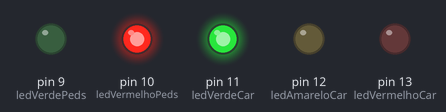
Bench run of a sketch on a simulated Arduino Uno, built with avr-gcc and run on an emulated ATmega328P. On the bench: output pins drawn as LEDs (lit = HIGH).

Above: at 4.5 s.
At 19.5 s:
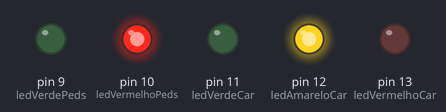
At 34.5 s:
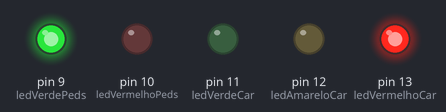
At 52.5 s:
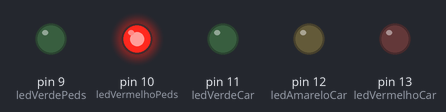
Timing chart, 0 to 54.6 s (numbered marks = the images above):
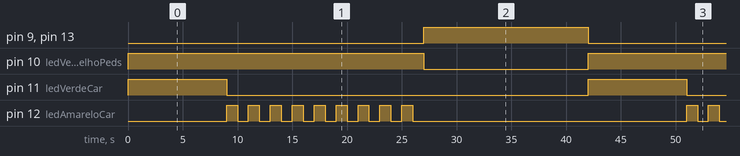

Measured:
- by itself, pin 9 (ledVerdePeds), pin 13 (ledVermelhoCar): alternates HIGH for 15.0 s and LOW for 27.0 s
- by itself, pin 10 (ledVermelhoPeds): alternates HIGH for 27.0 s and LOW for 15.0 s
- by itself, pin 11 (ledVerdeCar): alternates HIGH for 9.0 s and LOW for 33.0 s
- by itself, pin 12 (ledAmareloCar): repeats every 42.0 s: 8 × (LOW 1.0 s, HIGH 1.0 s), LOW 25.0 s, HIGH 1.0 s

The sketch:

semaforo_carros_pedestres.ino
```cpp
// Semáforo de carros e pedestres.

//LEDs Semáforo carro:
int ledVerdeCar = 11;
int ledAmareloCar = 12;
int ledVermelhoCar = 13;

//LEDs Semáforo Pedestres:
int ledVermelhoPeds = 10;
int ledVerdePeds = 9;

void setup(){

  // Configura os pinos com os LEDs como saída,
  // Semaf. Carro:
  pinMode(ledVerdeCar, OUTPUT); // LED verde carros
  pinMode(ledAmareloCar, OUTPUT); // LED amarelo carros
  pinMode(ledVermelhoCar, OUTPUT); // LED vermelho carros

  // Semaf. Pdestres:
  pinMode(ledVerdePeds, OUTPUT); // LED verde pedestres
  pinMode(ledVermelhoPeds, OUTPUT); // LED vermelho pedestres
}

void loop(){

  // Sinal para pedestres fechado: apaga LED verde, acende LED vermelho
  digitalWrite(ledVerdePeds, LOW);
  digitalWrite(ledVermelhoPeds, HIGH);

  // Sinal para carros aberto: apaga LED vermelho, acende LED verde
  digitalWrite(ledVerdeCar, HIGH);
  digitalWrite(ledAmareloCar, LOW);
  digitalWrite(ledVermelhoCar, LOW);
  delay(9000);

  // Sinal para carros fechando: apaga LED verde, acende LED amarelo
  digitalWrite(ledVerdeCar, LOW);
  for (int n = 0; n <= 8; n++){
    digitalWrite(ledAmareloCar, HIGH);
    delay(1000);
    digitalWrite(ledAmareloCar, LOW);
    delay(1000);
  }
  digitalWrite(ledVermelhoCar, LOW);

  // Sinal para pedestres aberto: apaga LED vermelho, acende LED verde
  digitalWrite(ledVerdePeds, HIGH);
  digitalWrite(ledVermelhoPeds, LOW);

  // Sinal para carros fechado: apaga LED verde, acende LED vermelho
  digitalWrite(ledVerdeCar, LOW);
  digitalWrite(ledAmareloCar, LOW);
  digitalWrite(ledVermelhoCar, HIGH);
  delay(15000);
}
```
